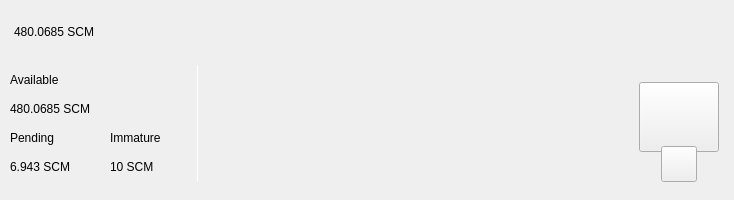
<?xml version="1.0" encoding="UTF-8"?>
<ui version="4.0">
 <class>TopBar</class>
 <widget class="QWidget" name="TopBar">
  <property name="geometry">
   <rect>
    <x>0</x>
    <y>0</y>
    <width>734</width>
    <height>200</height>
   </rect>
  </property>
  <property name="minimumSize">
   <size>
    <width>0</width>
    <height>200</height>
   </size>
  </property>
  <property name="maximumSize">
   <size>
    <width>16777215</width>
    <height>200</height>
   </size>
  </property>
  <property name="windowTitle">
   <string>Form</string>
  </property>
  <layout class="QVBoxLayout" name="verticalLayout_10" stretch="0">
   <property name="spacing">
    <number>0</number>
   </property>
   <property name="leftMargin">
    <number>0</number>
   </property>
   <property name="topMargin">
    <number>0</number>
   </property>
   <property name="rightMargin">
    <number>0</number>
   </property>
   <property name="bottomMargin">
    <number>0</number>
   </property>
   <item>
    <widget class="PFBorderImage" name="containerTop">
     <layout class="QVBoxLayout" name="verticalLayout_11">
      <property name="spacing">
       <number>0</number>
      </property>
      <property name="leftMargin">
       <number>0</number>
      </property>
      <property name="topMargin">
       <number>0</number>
      </property>
      <property name="rightMargin">
       <number>0</number>
      </property>
      <property name="bottomMargin">
       <number>0</number>
      </property>
      <item>
       <widget class="QWidget" name="top_container_2" native="true">
        <property name="minimumSize">
         <size>
          <width>0</width>
          <height>65</height>
         </size>
        </property>
        <layout class="QHBoxLayout" name="top_container">
         <property name="spacing">
          <number>0</number>
         </property>
         <property name="leftMargin">
          <number>14</number>
         </property>
         <property name="topMargin">
          <number>0</number>
         </property>
         <property name="rightMargin">
          <number>14</number>
         </property>
         <property name="bottomMargin">
          <number>0</number>
         </property>
         <item alignment="Qt::AlignVCenter">
          <widget class="QWidget" name="widgetTopAmount" native="true">
           <property name="sizePolicy">
            <sizepolicy hsizetype="Preferred" vsizetype="Maximum">
             <horstretch>0</horstretch>
             <verstretch>0</verstretch>
            </sizepolicy>
           </property>
           <layout class="QHBoxLayout" name="horizontalLayout_5">
            <property name="spacing">
             <number>0</number>
            </property>
            <property name="leftMargin">
             <number>0</number>
            </property>
            <property name="topMargin">
             <number>0</number>
            </property>
            <property name="rightMargin">
             <number>0</number>
            </property>
            <property name="bottomMargin">
             <number>0</number>
            </property>
            <item alignment="Qt::AlignTop">
             <widget class="QLabel" name="labelAmountTopPiv">
              <property name="minimumSize">
               <size>
                <width>0</width>
                <height>36</height>
               </size>
              </property>
              <property name="styleSheet">
               <string notr="true">padding:0px;margin:0px;</string>
              </property>
              <property name="text">
               <string>480.0685 SCM</string>
              </property>
             </widget>
            </item>
            <item>
             <spacer name="horizontalSpacer_11">
              <property name="orientation">
               <enum>Qt::Horizontal</enum>
              </property>
              <property name="sizeType">
               <enum>QSizePolicy::Fixed</enum>
              </property>
              <property name="sizeHint" stdset="0">
               <size>
                <width>20</width>
                <height>20</height>
               </size>
              </property>
             </spacer>
            </item>
            <item>
             <spacer name="horizontalSpacer_12">
              <property name="orientation">
               <enum>Qt::Horizontal</enum>
              </property>
              <property name="sizeType">
               <enum>QSizePolicy::Fixed</enum>
              </property>
              <property name="sizeHint" stdset="0">
               <size>
                <width>20</width>
                <height>20</height>
               </size>
              </property>
             </spacer>
            </item>
           </layout>
          </widget>
         </item>
         <item>
          <spacer name="horizontalSpacer">
           <property name="orientation">
            <enum>Qt::Horizontal</enum>
           </property>
           <property name="sizeHint" stdset="0">
            <size>
             <width>40</width>
             <height>20</height>
            </size>
           </property>
          </spacer>
         </item>
         <item>
          <layout class="QHBoxLayout" name="horizontalLayout_4">
           <property name="spacing">
            <number>12</number>
           </property>
           <property name="rightMargin">
            <number>0</number>
           </property>
           <item alignment="Qt::AlignRight">
            <widget class="QWidget" name="layoutSync" native="true">
             <property name="minimumSize">
              <size>
               <width>0</width>
               <height>36</height>
              </size>
             </property>
             <property name="maximumSize">
              <size>
               <width>16777215</width>
               <height>36</height>
              </size>
             </property>
             <layout class="QVBoxLayout" name="verticalLayout_9">
              <property name="leftMargin">
               <number>0</number>
              </property>
              <property name="topMargin">
               <number>0</number>
              </property>
              <property name="rightMargin">
               <number>0</number>
              </property>
              <property name="bottomMargin">
               <number>0</number>
              </property>
              <item>
               <widget class="ExpandableButton" name="pushButtonSync" native="true">
                <property name="minimumSize">
                 <size>
                  <width>36</width>
                  <height>36</height>
                 </size>
                </property>
                <property name="maximumSize">
                 <size>
                  <width>16777215</width>
                  <height>36</height>
                 </size>
                </property>
               </widget>
              </item>
             </layout>
            </widget>
           </item>
           <item>
            <widget class="ExpandableButton" name="pushButtonStack" native="true">
             <property name="minimumSize">
              <size>
               <width>36</width>
               <height>36</height>
              </size>
             </property>
            </widget>
           </item>
           <item>
            <widget class="ExpandableButton" name="pushButtonConnection" native="true">
             <property name="minimumSize">
              <size>
               <width>36</width>
               <height>36</height>
              </size>
             </property>
            </widget>
           </item>
           <item>
            <widget class="ExpandableButton" name="pushButtonLock" native="true">
             <property name="enabled">
              <bool>true</bool>
             </property>
             <property name="sizePolicy">
              <sizepolicy hsizetype="Expanding" vsizetype="Expanding">
               <horstretch>0</horstretch>
               <verstretch>0</verstretch>
              </sizepolicy>
             </property>
             <property name="minimumSize">
              <size>
               <width>36</width>
               <height>0</height>
              </size>
             </property>
            </widget>
           </item>
           <item>
            <widget class="ExpandableButton" name="pushButtonTheme" native="true">
             <property name="minimumSize">
              <size>
               <width>36</width>
               <height>36</height>
              </size>
             </property>
             <property name="maximumSize">
              <size>
               <width>16777215</width>
               <height>36</height>
              </size>
             </property>
            </widget>
           </item>
          </layout>
         </item>
        </layout>
       </widget>
      </item>
      <item>
       <widget class="QWidget" name="bottom_container" native="true">
        <property name="minimumSize">
         <size>
          <width>0</width>
          <height>135</height>
         </size>
        </property>
        <layout class="QHBoxLayout" name="botton_container">
         <property name="leftMargin">
          <number>10</number>
         </property>
         <property name="topMargin">
          <number>0</number>
         </property>
         <property name="rightMargin">
          <number>10</number>
         </property>
         <property name="bottomMargin">
          <number>10</number>
         </property>
         <item>
          <layout class="QHBoxLayout" name="horizontalLayout_3">
           <property name="bottomMargin">
            <number>9</number>
           </property>
           <item>
            <layout class="QVBoxLayout" name="verticalLayout_7">
             <property name="spacing">
              <number>0</number>
             </property>
             <property name="leftMargin">
              <number>0</number>
             </property>
             <property name="rightMargin">
              <number>30</number>
             </property>
             <item>
              <layout class="QVBoxLayout" name="verticalLayout_2">
               <item>
                <widget class="QLabel" name="labelTitle1">
                 <property name="text">
                  <string>Available</string>
                 </property>
                </widget>
               </item>
               <item>
                <widget class="QLabel" name="labelAmountPiv">
                 <property name="text">
                  <string>480.0685 SCM</string>
                 </property>
                </widget>
               </item>
              </layout>
             </item>
             <item>
              <layout class="QHBoxLayout" name="horizontalLayout_2">
               <property name="spacing">
                <number>0</number>
               </property>
               <item>
                <layout class="QVBoxLayout" name="verticalLayout_3">
                 <item>
                  <widget class="QLabel" name="labelTitle3">
                   <property name="text">
                    <string>Pending</string>
                   </property>
                  </widget>
                 </item>
                 <item>
                  <widget class="QLabel" name="labelPendingPiv">
                   <property name="text">
                    <string>6.943 SCM</string>
                   </property>
                  </widget>
                 </item>
                </layout>
               </item>
               <item>
                <spacer name="horizontalSpacer_3">
                 <property name="orientation">
                  <enum>Qt::Horizontal</enum>
                 </property>
                 <property name="sizeType">
                  <enum>QSizePolicy::Fixed</enum>
                 </property>
                 <property name="sizeHint" stdset="0">
                  <size>
                   <width>40</width>
                   <height>20</height>
                  </size>
                 </property>
                </spacer>
               </item>
               <item>
                <layout class="QVBoxLayout" name="verticalLayout_4">
                 <item>
                  <widget class="QLabel" name="labelTitle4">
                   <property name="text">
                    <string>Immature</string>
                   </property>
                  </widget>
                 </item>
                 <item>
                  <widget class="QLabel" name="labelImmaturePiv">
                   <property name="text">
                    <string>10 SCM</string>
                   </property>
                  </widget>
                 </item>
                </layout>
               </item>
              </layout>
             </item>
            </layout>
           </item>
           <item>
            <widget class="QLabel" name="label_9">
             <property name="minimumSize">
              <size>
               <width>1</width>
               <height>100</height>
              </size>
             </property>
             <property name="maximumSize">
              <size>
               <width>1</width>
               <height>16777215</height>
              </size>
             </property>
             <property name="styleSheet">
              <string notr="true">background-color:white;
padding:0px;
border:none;</string>
             </property>
             <property name="text">
              <string/>
             </property>
            </widget>
           </item>
          </layout>
         </item>
         <item>
          <spacer name="horizontalSpacer_2">
           <property name="orientation">
            <enum>Qt::Horizontal</enum>
           </property>
           <property name="sizeHint" stdset="0">
            <size>
             <width>40</width>
             <height>20</height>
            </size>
           </property>
          </spacer>
         </item>
         <item alignment="Qt::AlignHCenter|Qt::AlignVCenter">
          <widget class="QWidget" name="qrContainer" native="true">
           <property name="sizePolicy">
            <sizepolicy hsizetype="Preferred" vsizetype="Minimum">
             <horstretch>0</horstretch>
             <verstretch>0</verstretch>
            </sizepolicy>
           </property>
           <property name="minimumSize">
            <size>
             <width>90</width>
             <height>110</height>
            </size>
           </property>
           <property name="maximumSize">
            <size>
             <width>90</width>
             <height>110</height>
            </size>
           </property>
           <layout class="QVBoxLayout" name="containerQR">
            <property name="spacing">
             <number>0</number>
            </property>
            <property name="leftMargin">
             <number>5</number>
            </property>
            <property name="topMargin">
             <number>10</number>
            </property>
            <property name="rightMargin">
             <number>5</number>
            </property>
            <property name="bottomMargin">
             <number>0</number>
            </property>
            <item>
             <widget class="QPushButton" name="btnQr">
              <property name="minimumSize">
               <size>
                <width>70</width>
                <height>70</height>
               </size>
              </property>
              <property name="maximumSize">
               <size>
                <width>16777215</width>
                <height>70</height>
               </size>
              </property>
              <property name="focusPolicy">
               <enum>Qt::NoFocus</enum>
              </property>
              <property name="text">
               <string/>
              </property>
              <property name="iconSize">
               <size>
                <width>70</width>
                <height>70</height>
               </size>
              </property>
             </widget>
            </item>
            <item>
             <spacer name="verticalSpacer">
              <property name="orientation">
               <enum>Qt::Vertical</enum>
              </property>
              <property name="sizeType">
               <enum>QSizePolicy::Fixed</enum>
              </property>
              <property name="sizeHint" stdset="0">
               <size>
                <width>20</width>
                <height>20</height>
               </size>
              </property>
             </spacer>
            </item>
            <item alignment="Qt::AlignHCenter|Qt::AlignBottom">
             <widget class="QPushButton" name="pushButtonQR">
              <property name="minimumSize">
               <size>
                <width>36</width>
                <height>36</height>
               </size>
              </property>
              <property name="maximumSize">
               <size>
                <width>36</width>
                <height>36</height>
               </size>
              </property>
              <property name="focusPolicy">
               <enum>Qt::NoFocus</enum>
              </property>
              <property name="text">
               <string/>
              </property>
             </widget>
            </item>
           </layout>
          </widget>
         </item>
        </layout>
       </widget>
      </item>
     </layout>
    </widget>
   </item>
  </layout>
 </widget>
 <customwidgets>
  <customwidget>
   <class>ExpandableButton</class>
   <extends>QWidget</extends>
   <header>qt/simulacrum/expandablebutton.h</header>
   <container>1</container>
  </customwidget>
  <customwidget>
   <class>PFBorderImage</class>
   <extends>QFrame</extends>
   <header>qt/simulacrum/pfborderimage.h</header>
   <container>1</container>
  </customwidget>
 </customwidgets>
 <resources/>
 <connections/>
</ui>
